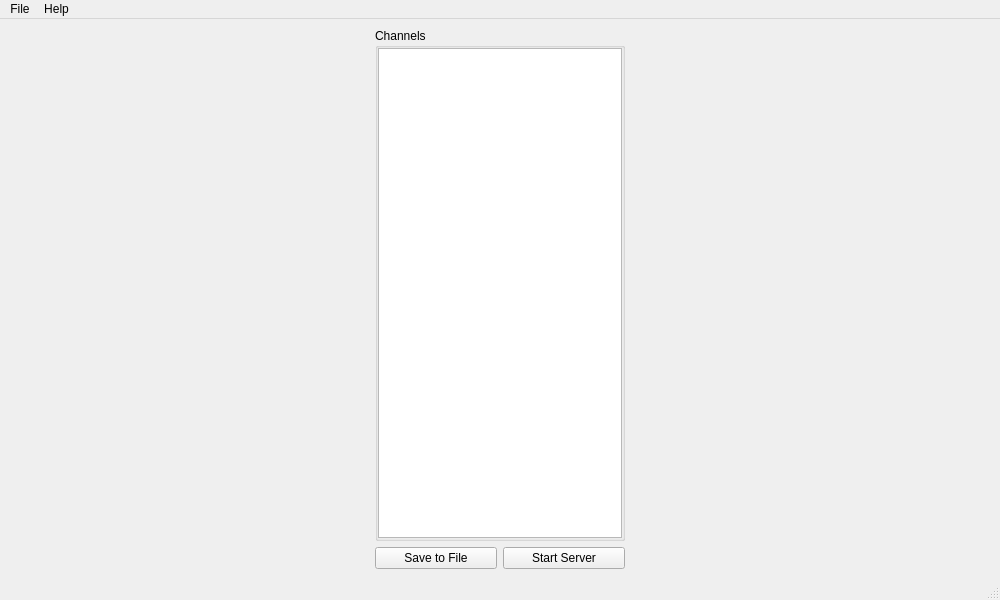
<?xml version="1.0" encoding="UTF-8"?>
<ui version="4.0">
 <class>Logger</class>
 <widget class="QMainWindow" name="Logger">
  <property name="geometry">
   <rect>
    <x>0</x>
    <y>0</y>
    <width>1000</width>
    <height>600</height>
   </rect>
  </property>
  <property name="windowTitle">
   <string>MainWindow</string>
  </property>
  <widget class="QWidget" name="centralwidget">
   <layout class="QHBoxLayout" name="horizontalLayout">
    <item>
     <layout class="QVBoxLayout" name="leftLayout">
      <item>
       <widget class="QGroupBox" name="groupBox">
        <property name="maximumSize">
         <size>
          <width>250</width>
          <height>16777215</height>
         </size>
        </property>
        <property name="title">
         <string>Channels</string>
        </property>
        <layout class="QVBoxLayout" name="verticalLayout">
         <property name="spacing">
          <number>0</number>
         </property>
         <property name="sizeConstraint">
          <enum>QLayout::SetDefaultConstraint</enum>
         </property>
         <property name="leftMargin">
          <number>0</number>
         </property>
         <property name="topMargin">
          <number>0</number>
         </property>
         <property name="rightMargin">
          <number>0</number>
         </property>
         <property name="bottomMargin">
          <number>0</number>
         </property>
         <item>
          <widget class="QListWidget" name="listWidget">
           <property name="maximumSize">
            <size>
             <width>250</width>
             <height>16777215</height>
            </size>
           </property>
          </widget>
         </item>
        </layout>
       </widget>
      </item>
      <item>
       <layout class="QHBoxLayout" name="buttons">
        <item>
         <widget class="QPushButton" name="saveToFileButton">
          <property name="statusTip">
           <string/>
          </property>
          <property name="text">
           <string>Save to File</string>
          </property>
         </widget>
        </item>
        <item>
         <widget class="QPushButton" name="serverButton">
          <property name="statusTip">
           <string/>
          </property>
          <property name="text">
           <string>Start Server</string>
          </property>
          <property name="checkable">
           <bool>true</bool>
          </property>
         </widget>
        </item>
       </layout>
      </item>
     </layout>
    </item>
    <item>
     <layout class="QVBoxLayout" name="rightLayout"/>
    </item>
   </layout>
  </widget>
  <widget class="QMenuBar" name="menubar">
   <property name="geometry">
    <rect>
     <x>0</x>
     <y>0</y>
     <width>1000</width>
     <height>20</height>
    </rect>
   </property>
   <widget class="QMenu" name="menuAbout">
    <property name="title">
     <string>Help</string>
    </property>
    <addaction name="actionAbout_DataBlogger"/>
   </widget>
   <widget class="QMenu" name="menuFile">
    <property name="title">
     <string>File</string>
    </property>
    <addaction name="actionSettings"/>
    <addaction name="separator"/>
    <addaction name="actionExit"/>
   </widget>
   <addaction name="menuFile"/>
   <addaction name="menuAbout"/>
  </widget>
  <widget class="QStatusBar" name="statusbar"/>
  <action name="actionSettings">
   <property name="text">
    <string>Settings</string>
   </property>
  </action>
  <action name="actionExit">
   <property name="text">
    <string>Exit</string>
   </property>
   <property name="shortcut">
    <string>Ctrl+Q</string>
   </property>
  </action>
  <action name="actionAbout_DataBlogger">
   <property name="text">
    <string>About DataBlogger</string>
   </property>
  </action>
 </widget>
 <resources/>
 <connections/>
</ui>
